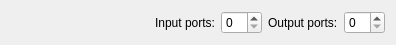
<?xml version="1.0" encoding="UTF-8"?>
<ui version="4.0">
 <class>Form</class>
 <widget class="QWidget" name="Form">
  <property name="geometry">
   <rect>
    <x>0</x>
    <y>0</y>
    <width>396</width>
    <height>44</height>
   </rect>
  </property>
  <property name="windowTitle">
   <string>Form</string>
  </property>
  <layout class="QHBoxLayout" name="horizontalLayout">
   <item>
    <spacer name="horizontalSpacer">
     <property name="orientation">
      <enum>Qt::Horizontal</enum>
     </property>
     <property name="sizeHint" stdset="0">
      <size>
       <width>107</width>
       <height>20</height>
      </size>
     </property>
    </spacer>
   </item>
   <item>
    <layout class="QFormLayout" name="formLayout">
     <item row="0" column="0">
      <widget class="QLabel" name="label">
       <property name="text">
        <string>Input ports:</string>
       </property>
      </widget>
     </item>
     <item row="0" column="1">
      <widget class="QSpinBox" name="m_inputPortsSpinner">
       <property name="contextMenuPolicy">
        <enum>Qt::NoContextMenu</enum>
       </property>
      </widget>
     </item>
    </layout>
   </item>
   <item>
    <layout class="QFormLayout" name="formLayout_2">
     <item row="0" column="0">
      <widget class="QLabel" name="label_2">
       <property name="text">
        <string>Output ports:</string>
       </property>
      </widget>
     </item>
     <item row="0" column="1">
      <widget class="QSpinBox" name="m_outputPortsSpinner">
       <property name="contextMenuPolicy">
        <enum>Qt::NoContextMenu</enum>
       </property>
      </widget>
     </item>
    </layout>
   </item>
  </layout>
 </widget>
 <resources/>
 <connections/>
</ui>
